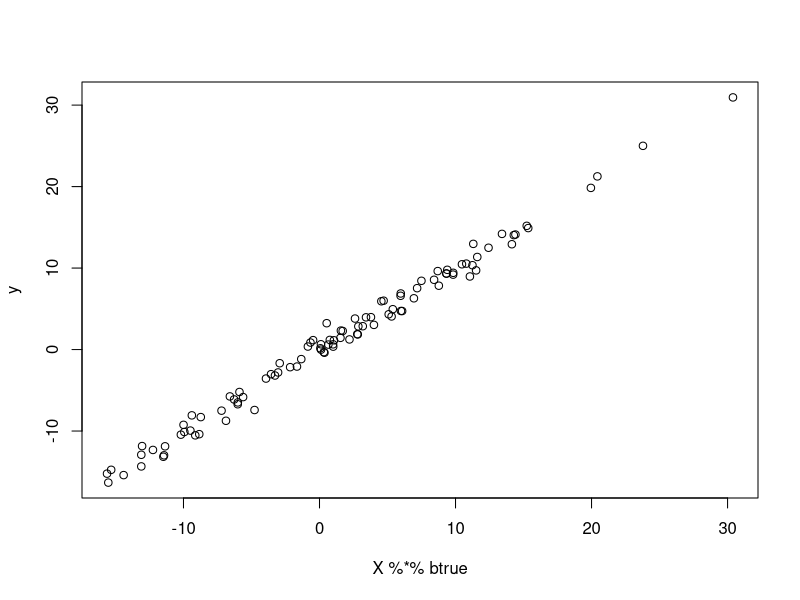
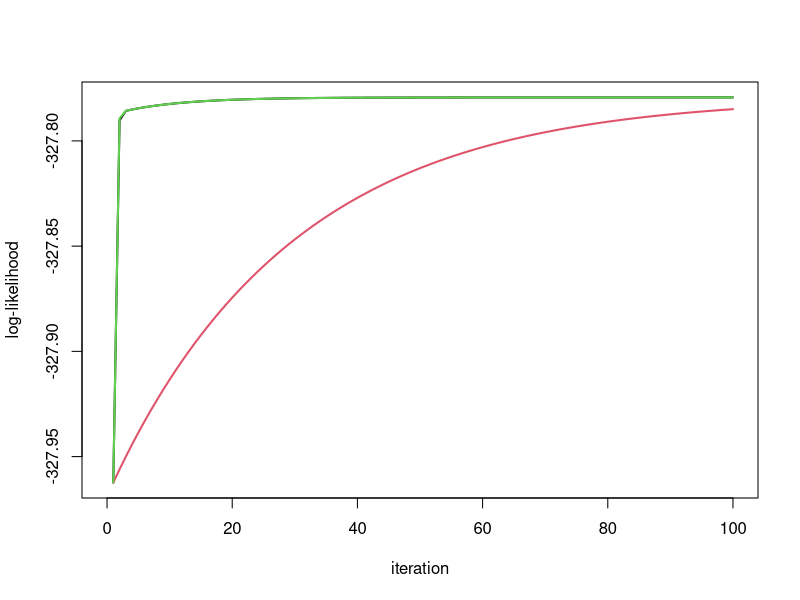
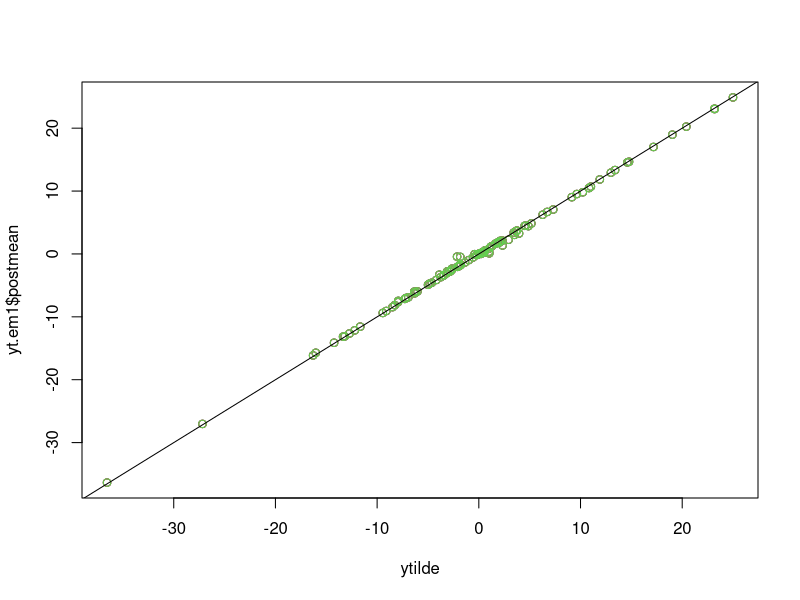
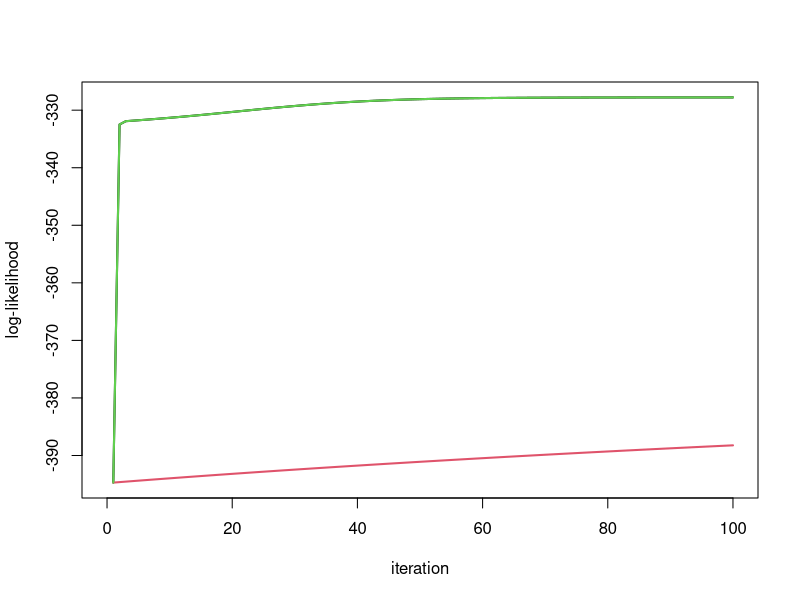
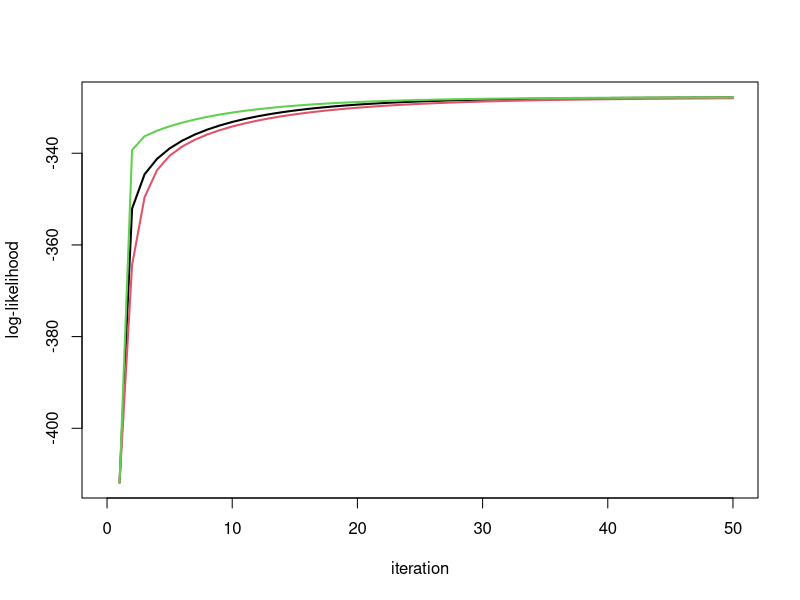
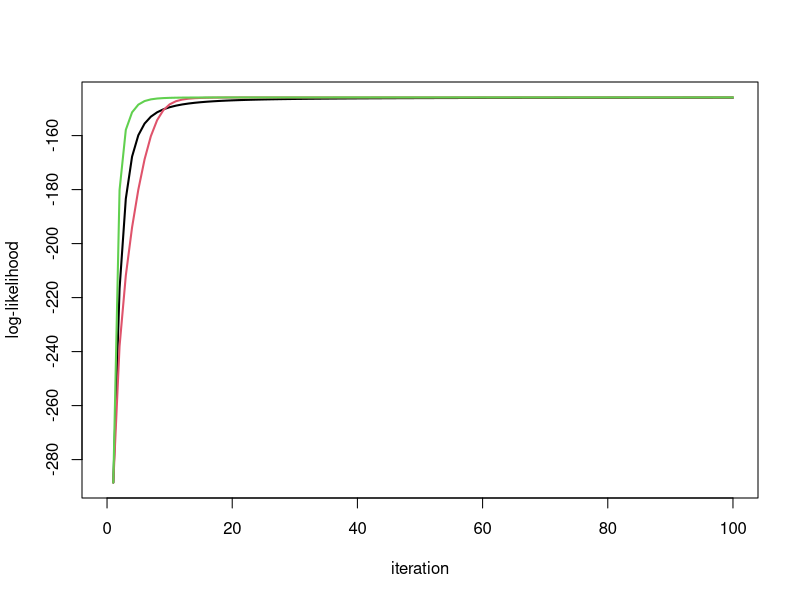
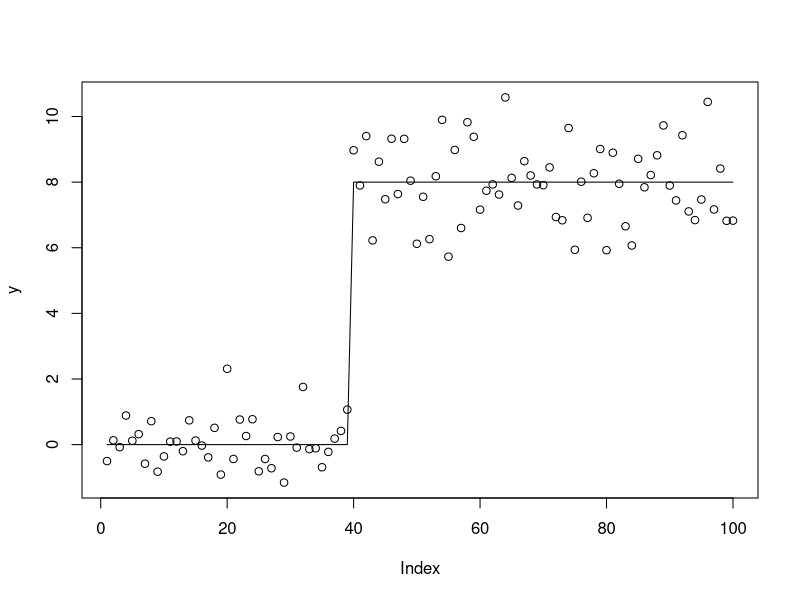
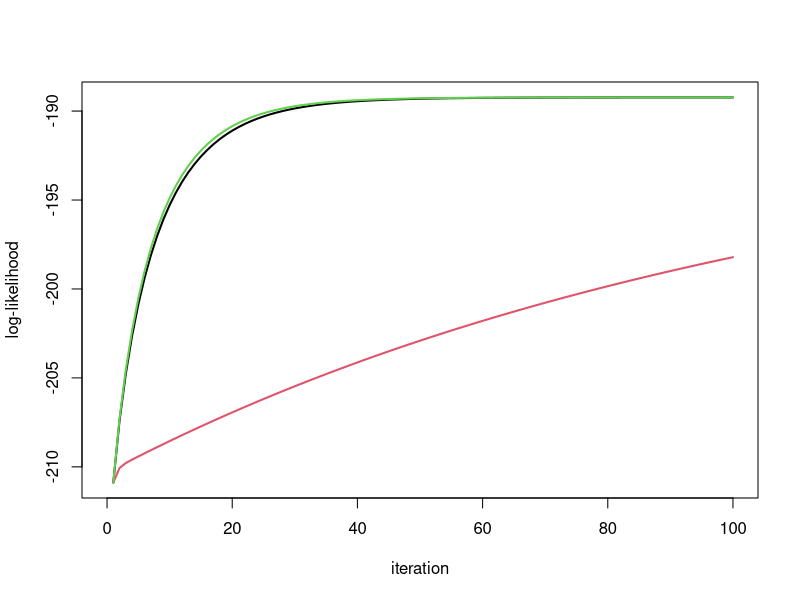

Reproduce these figures in R, in order.
## ---- chunk 1
ridge_indep_em1 = function(y, d2, s2, sb2, niter=10){
  k = length(y)
  loglik = rep(0,niter)
  
  for(i in 1:niter){
    
    prior_var = sb2*d2
    data_var = s2
    
    loglik[i] = sum(dnorm(y,mean=0,sd = sqrt(sb2*d2 + s2),log=TRUE))
    
    # update sb2
    post_var = 1/((1/prior_var) + (1/data_var)) #posterior variance of theta
    post_mean =  post_var * (1/data_var) * y # posterior mean of theta
    sb2 = mean((post_mean^2 + post_var)/d2)
     
    # update s2
    r = y - post_mean # residuals
    s2 = mean(r^2 + post_var)
  }
  return(list(s2=s2,sb2=sb2,loglik=loglik,postmean = post_mean))
}
## ---- chunk 2
ridge_indep_em2 = function(y, d2, s2, sb2, niter=10, recompute_between_updates = FALSE){
  k = length(y)
  loglik = rep(0,niter)
  for(i in 1:niter){
    loglik[i] = sum(dnorm(y,mean=0,sd = sqrt(sb2*d2 + s2),log=TRUE))
    
    prior_var = d2 # prior variance for theta
    data_var = s2/sb2 # variance of y/sb, which has mean theta
    post_var = 1/((1/prior_var) + (1/data_var)) #posterior variance of theta
    post_mean =  post_var * (1/data_var) * (y/sqrt(sb2)) # posterior mean of theta
    
    sb2 = (sum(y*post_mean)/sum(post_mean^2 + post_var))^2
    
    if(recompute_between_updates){
      prior_var = d2 # prior variance for theta
      data_var = s2/sb2 # variance of y/sb, which has mean theta
      post_var = 1/((1/prior_var) + (1/data_var)) #posterior variance of theta
      post_mean =  post_var * (1/data_var) * (y/sqrt(sb2)) # posterior mean of theta
    }
    
    r = y - sqrt(sb2) * post_mean # residuals
    s2 = mean(r^2 + sb2 * post_var)
    
  }
  return(list(s2=s2,sb2=sb2,loglik=loglik,postmean = sqrt(sb2) * post_mean))
}

## ---- chunk 3
ridge_indep_em3 = function(y, d2, s2, sb2, l2,niter=10){
  k = length(y)
  loglik = rep(0,niter)
  for(i in 1:niter){
    loglik[i] = sum(dnorm(y,mean=0,sd = sqrt(sb2*l2*d2 + s2),log=TRUE))
    
    prior_var = d2*l2 # prior variance for theta
    data_var = s2/sb2 # variance of y/sb, which has mean theta
    post_var = 1/((1/prior_var) + (1/data_var)) #posterior variance of theta
    post_mean =  post_var * (1/data_var) * (y/sqrt(sb2)) # posterior mean of theta
    
    sb2 = (sum(y*post_mean)/sum(post_mean^2 + post_var))^2
    l2 = mean((post_mean^2 + post_var)/d2)
      
    r = y - sqrt(sb2) * post_mean # residuals
    s2 = mean(r^2 + sb2 * post_var)
    
  }
  return(list(s2=s2,sb2=sb2,loglik=loglik,postmean = sqrt(sb2) *post_mean))
}

## ---- chunk 4
set.seed(100)
sd = 1
n = 100
p = n
X = matrix(rnorm(n*p),ncol=n)
btrue = rnorm(n)
y = X %*% btrue + sd*rnorm(n)

plot(X %*% btrue, y)
## ---- chunk 5
plot_loglik = function(res){
  maxloglik = max(res[[1]]$loglik)
  minloglik = min(res[[1]]$loglik)
  maxlen =length(res[[1]]$loglik)
  for(i in 2:length(res)){
    maxloglik = max(c(maxloglik,res[[i]]$loglik))
    minloglik = min(c(minloglik,res[[i]]$loglik))
    maxlen= max(maxlen, length(res[[i]]$loglik))
  }
  
  
  plot(res[[1]]$loglik,type="n",ylim=c(minloglik,maxloglik),xlim=c(0,maxlen),ylab="log-likelihood",
       xlab="iteration")
  for(i in 1:length(res)){
    lines(res[[i]]$loglik,col=i,lwd=2)
  }

}
## ---- chunk 6
X.svd = svd(X)
ytilde = drop(t(X.svd$u) %*% y)
yt.em1 = ridge_indep_em1(ytilde,X.svd$d^2,1,1,100)
yt.em2 = ridge_indep_em2(ytilde,X.svd$d^2,1,1,100)
yt.em3= ridge_indep_em3(ytilde,X.svd$d^2,1,1,1,100)

plot_loglik(list(yt.em1,yt.em2,yt.em3))
## ---- chunk 7
plot(ytilde, yt.em1$postmean,col=1)
points(ytilde, yt.em2$postmean,col=2)
points(ytilde, yt.em3$postmean,col=3)
abline(a=0,b=1)
## ---- chunk 8
yt.em1 = ridge_indep_em1(ytilde,X.svd$d^2,.1,10,100)
yt.em2 = ridge_indep_em2(ytilde,X.svd$d^2,.1,10,100)
yt.em3= ridge_indep_em3(ytilde,X.svd$d^2,.1,10,1,100)

plot_loglik(list(yt.em1,yt.em2,yt.em3))
## ---- chunk 9
yt.em1 = ridge_indep_em1(ytilde,X.svd$d^2,10,.1,50)
yt.em2 = ridge_indep_em2(ytilde,X.svd$d^2,10,.1,50)
yt.em3= ridge_indep_em3(ytilde,X.svd$d^2,10,.1,1,50)

plot_loglik(list(yt.em1,yt.em2,yt.em3))
## ---- chunk 10
btrue = rep(0,n)
y = X %*% btrue + sd*rnorm(n)

X.svd = svd(X)
ytilde = drop(t(X.svd$u) %*% y)
yt.em1 = ridge_indep_em1(ytilde,X.svd$d^2,1,1,100)
yt.em2 = ridge_indep_em2(ytilde,X.svd$d^2,1,1,100)
yt.em3 = ridge_indep_em3(ytilde,X.svd$d^2,1,1,1,100)


plot_loglik(list(yt.em1,yt.em2,yt.em3))
## ---- chunk 11
set.seed(100)
sd = 1
n = 100
p = n
X = matrix(0,nrow=n,ncol=n)
for(i in 1:n){
  X[i:n,i] = 1:(n-i+1)
}
btrue = rep(0,n)
btrue[40] = 8
btrue[41] = -8
y = X %*% btrue + sd*rnorm(n)

plot(y)
lines(X %*% btrue)
## ---- chunk 12
X.svd = svd(X)
ytilde = drop(t(X.svd$u) %*% y)

yt.em1 = ridge_indep_em1(ytilde,X.svd$d^2,1,1,100)
yt.em2 = ridge_indep_em2(ytilde,X.svd$d^2,1,1,100)
yt.em3 = ridge_indep_em3(ytilde,X.svd$d^2,1,1,1,100)

plot_loglik(list(yt.em1,yt.em2,yt.em3))

## ---- chunk 13
plot(y)
lines(X %*% btrue,col="gray")
lines(X.svd$u %*% yt.em1$postmean,lwd=2)
lines(X.svd$u %*% yt.em2$postmean,col=2,lwd=2)
lines(X.svd$u %*% yt.em3$postmean,col=3,lwd=2)
## ---- chunk 14
sd = 1
n = 100
p = n
X = matrix(0,nrow=n,ncol=n)
for(i in 1:n){
  X[i:n,i] = 1:(n-i+1)
}
btrue = rep(0,n)

y = X %*% btrue + sd*rnorm(n)

plot(y)
lines(X %*% btrue)
## ---- chunk 15
X.svd = svd(X)
ytilde = drop(t(X.svd$u) %*% y)

yt.em1 = ridge_indep_em1(ytilde,X.svd$d^2,1,1,100)
yt.em2 = ridge_indep_em2(ytilde,X.svd$d^2,1,1,100)
yt.em3 = ridge_indep_em3(ytilde,X.svd$d^2,1,1,1,100)

plot_loglik(list(yt.em1,yt.em2,yt.em3))
